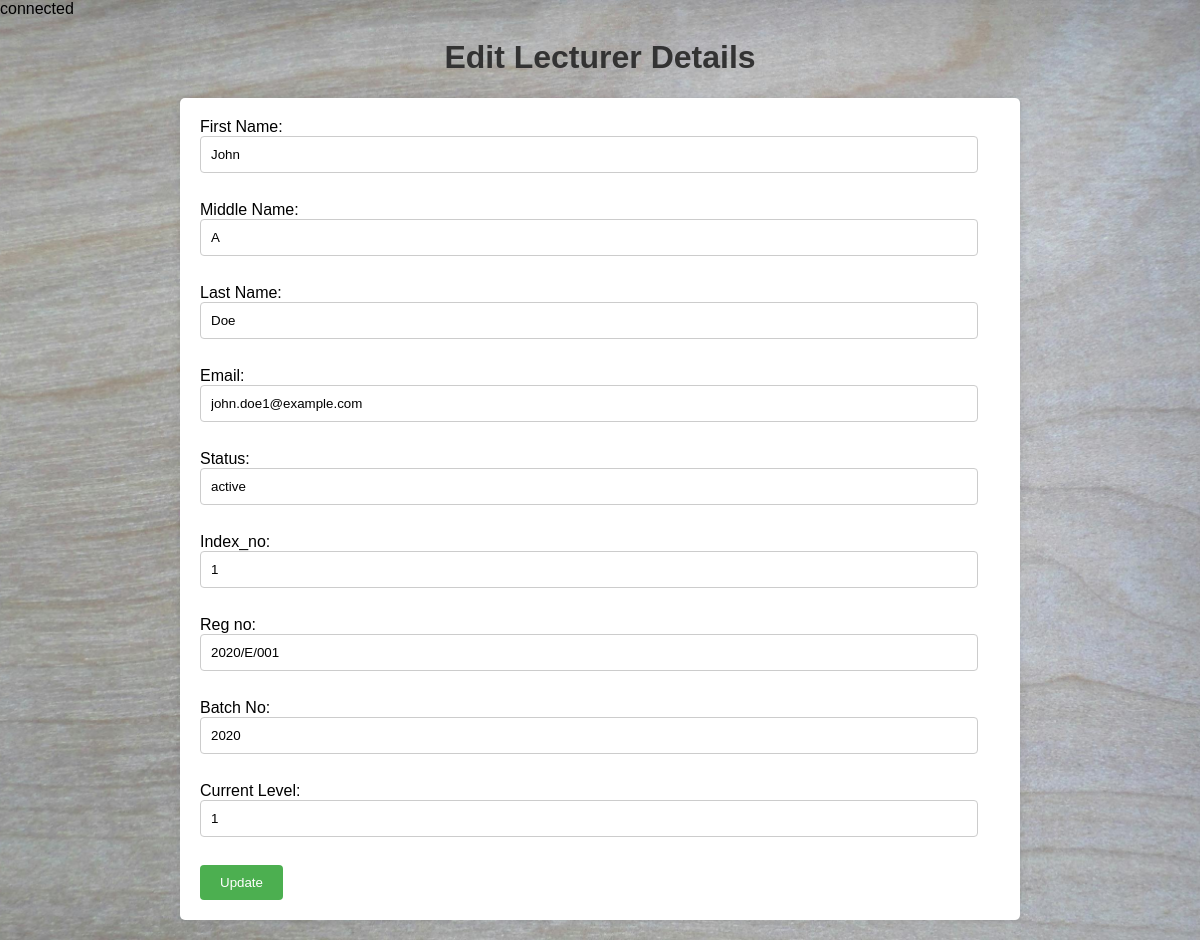
The app's page /inc/MA/student_list_edit.php?student_id=1 with its own data.
### tables this page shows
CREATE TABLE `student` (
  `student_id` int(5) NOT NULL,
  `index_no` varchar(10) NOT NULL,
  `reg_no` varchar(10) NOT NULL,
  `batch_no` int(4) NOT NULL,
  `current_level` int(3) NOT NULL
);

CREATE TABLE `user` (
  `user_id` int(5) NOT NULL,
  `first_name` varchar(20) NOT NULL,
  `middle_name` varchar(20) NOT NULL,
  `last_name` varchar(20) NOT NULL,
  `email` varchar(30) NOT NULL,
  `password` varchar(20) NOT NULL,
  `role` enum('student','lecture','management assistant') NOT NULL,
  `status` enum('active','pending','deactivated') NOT NULL
);

### inc/MA/student_list_edit.php (the view, shortened to what this page needs)
<?php
require_once('../connection.php');
$batch=$_GET['batch'];
if (isset($_GET['student_id'])) {
  $student_id = $_GET['student_id'];
  $user_query = "SELECT U.first_name, U.middle_name, U.last_name, U.email, U.status, S.index_no, S.reg_no, S.batch_no, S.current_level FROM user U JOIN student S ON U.user_id = S.student_id WHERE U.user_id = '$student_id'";
  $user_record = mysqli_query($connection, $user_query);
  if ($user_record) {
    $user_details = mysqli_fetch_assoc($user_record);
  } else {
    echo "Error fetching data from database.";
    exit();
  }
} else {
  echo "User ID not provided.";
  exit();
}
?>
<!DOCTYPE html>
<html>
<head>
</head>
<body>
  <h1>Edit Lecturer Details</h1>
  <form action="student_list_edit.php?&batch=<?php echo $batch; ?>" method="post">
    <label for="first_name">First Name:</label>
    <input type="text" id="first_name" name="first_name" value="<?php echo $user_details['first_name']; ?>"><br>
    <label for="middle_name">Middle Name:</label>
    <input type="text" id="middle_name" name="middle_name" value="<?php echo $user_details['middle_name']; ?>"><br>
    <label for="last_name">Last Name:</label>
    <input type="text" id="last_name" name="last_name" value="<?php echo $user_details['last_name']; ?>"><br>
    <label for="email">Email:</label>
    <input type="text" id="email" name="email" value="<?php echo $user_details['email']; ?>"><br>
    <label for="status">Status:</label>
    <input type="text" id="status" name="status" value="<?php echo $user_details['status']; ?>"><br>
    <label for="index_no">Index_no:</label>
    <input type="text" id="index_no" name="index_no" value="<?php echo $user_details['index_no']; ?>"><br>
    <label for="reg_no">Reg no:</label>
    <input type="text" id="reg_no" name="reg_no" value="<?php echo $user_details['reg_no']; ?>"><br>
    <label for="batch_no">Batch No:</label>
    <input type="text" id="batch_no" name="batch_no" value="<?php echo $user_details['batch_no']; ?>"><br>
    <label for="current_level">Current Level:</label>
    <input type="text" id="current_level" name="current_level" value="<?php echo $user_details['current_level']; ?>"><br>
    <input type="submit" name="update" value="Update">
  </form>
</body>
</html>

### inc/MA/student_list_edit.php (style rules this page uses)
body { font-family: Arial, sans-serif; background-color: #f0f0f0; background-size: cover; background-position: center; background-attachment: fixed; margin: 0; padding: 0; background-image: url('image1.jpg'); }
h1, h2 { text-align: center; color: #333; }
form { max-width: 800px; margin: 20px auto; padding: 20px; background-color: #fff; border-radius: 5px; box-shadow: 0 0 10px rgba(0, 0, 0, 0.1); }
form { margin-top: 20px; }
select, input[type="text"] { padding: 10px; border: 1px solid #ccc; border-radius: 4px; margin-bottom: 10px; width: calc(100% - 22px); }
input[type="submit"] { padding: 10px 20px; border: none; border-radius: 4px; background-color: #4CAF50; color: #fff; cursor: pointer; }
input[type="text"], select { display: block; margin-bottom: 10px; }

### records on screen
student: first_name "John", middle_name "A", last_name "Doe", email "john.doe1@example.com", status "active", index_no "1", reg_no "2020/E/001", batch_no "2020", current_level "1"
